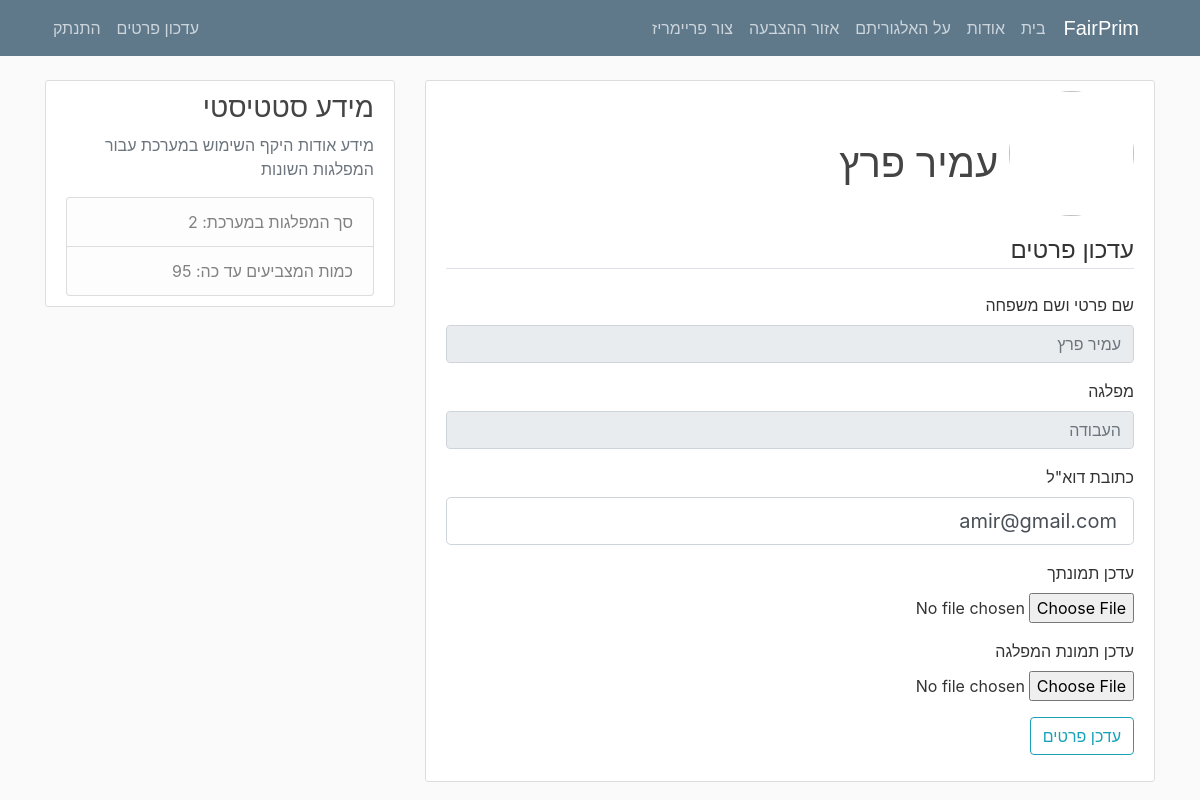
Page /account (signed in) on the committed database.
### FairPrim/models.py (models this page shows, shortened)
class User(db.Model, UserMixin):
    id = db.Column(db.Integer, primary_key=True)
    username = db.Column(db.String(20), unique=True, nullable=False)
    party = db.Column(db.String(20), nullable=False)
    email = db.Column(db.String(100), unique=True, nullable=False)
    image_file = db.Column(db.String(20), nullable=False, default='default.png')
    party_image_file = db.Column(db.String(20), nullable=False, default='default.png')
    password = db.Column(db.String(60), nullable=False)
    post = db.relationship('Post', backref='author', lazy=True)

### FairPrim/routes.py (the view)
@app.route('/account', methods=['GET', 'POST'])
@login_required
def account():
    info = update_values()
    form = UpdateAccountForm()
    if form.validate_on_submit():
        if form.picture.data:
            picture_file = save_picture(form.picture.data)
            current_user.image_file = picture_file
        if form.party_picture.data:
            party_picture = save_picture_party(form.party_picture.data)
            current_user.party_image_file = party_picture
        current_user.username = current_user.username
        current_user.email = form.email.data
        current_user.party = current_user.party
        db.session.commit()
        flash('הפרטים עודכנו בהצלחה', 'success')
        return redirect(url_for('account'))
    elif request.method == 'GET':
        form.username.data = current_user.username
        form.email.data = current_user.email
        form.party.data = current_user.party
    image_file = url_for('static', filename='profile_pics/' + current_user.image_file)
    return render_template('account.html', title='My Account', image_file=image_file, form=form, total_info=info)

### FairPrim/forms.py (shortened to what this page needs)
class UpdateAccountForm(FlaskForm):
    username = StringField('שם פרטי ושם משפחה')
    party = StringField('מפלגה')
    email = StringField('כתובת דוא"ל', validators=[DataRequired(), Email()])
    picture = FileField('עדכן תמונתך', validators=[FileAllowed(['jpg', 'png'])])
    party_picture = FileField('עדכן תמונת המפלגה', validators=[FileAllowed(['jpg', 'png'])])
    submit = SubmitField('עדכן פרטים')

### FairPrim/models.py (called while the page is built)
@login_manager.user_loader
def load_user(user_id):
    return User.query.get(int(user_id))

### FairPrim/routes.py (called while the page is built)
def update_values():
    posts_count = Post.query.count()
    election_count = Election.query.count()
    return [posts_count, election_count]

### FairPrim/templates/account.html (shortened to what this page needs)
{% extends "layout.html" %}
{% block content %}
<div class="content-section">
    <div class="media">
        <img class="rounded-circle account-img mr-auto" src="{{image_file}}">
        <div class="media-body">
            <h2 class="account-heading"><br>&nbsp;{{current_user.username}}</h2>
        </div>
    </div>
    <form method="POST" action="" enctype="multipart/form-data">
        <fieldset class="form-outline">
            <legend class="border-bottom mb-4">עדכון פרטים</legend>
            <div class="form-group">
                {{ form.username.label(class="form-control-label") }}
                <input class="form-control" type="text" placeholder="{{current_user.username}}"
                       disabled/>
            </div>
            <div class="form-group">
                {{ form.party.label(class="form-control-label") }}
                <input class="form-control" type="text" placeholder="{{current_user.party}}"
                       disabled/>
            </div>
            <div class="form-group">
                {{ form.email.label(class="form-control-label") }}
                {% if form.email.errors %}
                {{form.email(class="form-control form-control-lg is-invalid")}}
                <div class="invalid-feedback">
                    {% for error in form.email.errors %}
                    <span>{{ error }}</span>
                    {% endfor %}
                </div>
                {% else %}
                {{ form.email(class="form-control form-control-lg") }}
                {% endif %}
            </div>
                        <div class="form-group">
                {{ form.picture.label() }}
                {{ form.picture(class="form-control-file") }}
            </div>
            <div class="form-group">
                {{ form.party_picture.label() }}
                {{ form.party_picture(class="form-control-file") }}
            </div>
        </fieldset>
        <div class="form-group">
            {{ form.submit(class="btn btn-outline-info") }}
        </div>
    </form>
</div>
{% endblock content %}

### FairPrim/static/main.css (style rules this page uses)
body { background: #fafafa; color: #333333; margin-top: 5rem; text-align: right; }
h1, h2, h3, h4, h5, h6 { color: #444444; text-align: right; }
.content-section { background: #ffffff; padding: 10px 20px; border: 1px solid #dddddd; border-radius: 3px; margin-bottom: 20px; text-align: right; }
.account-img { height: 125px; width: 125px; margin-right: 20px; margin-bottom: 16px; text-align: right; }
.account-heading { font-size: 2.5rem; text-align: right; }
.form-control-file { font-size: 1rem; text-align: right; }

### rows in the picture
User: username "עמיר פרץ", party "העבודה", email "amir@gmail.com"

### other values in the picture
{{ total_info[0] }} "2"
{{ total_info[1] }} "95"
